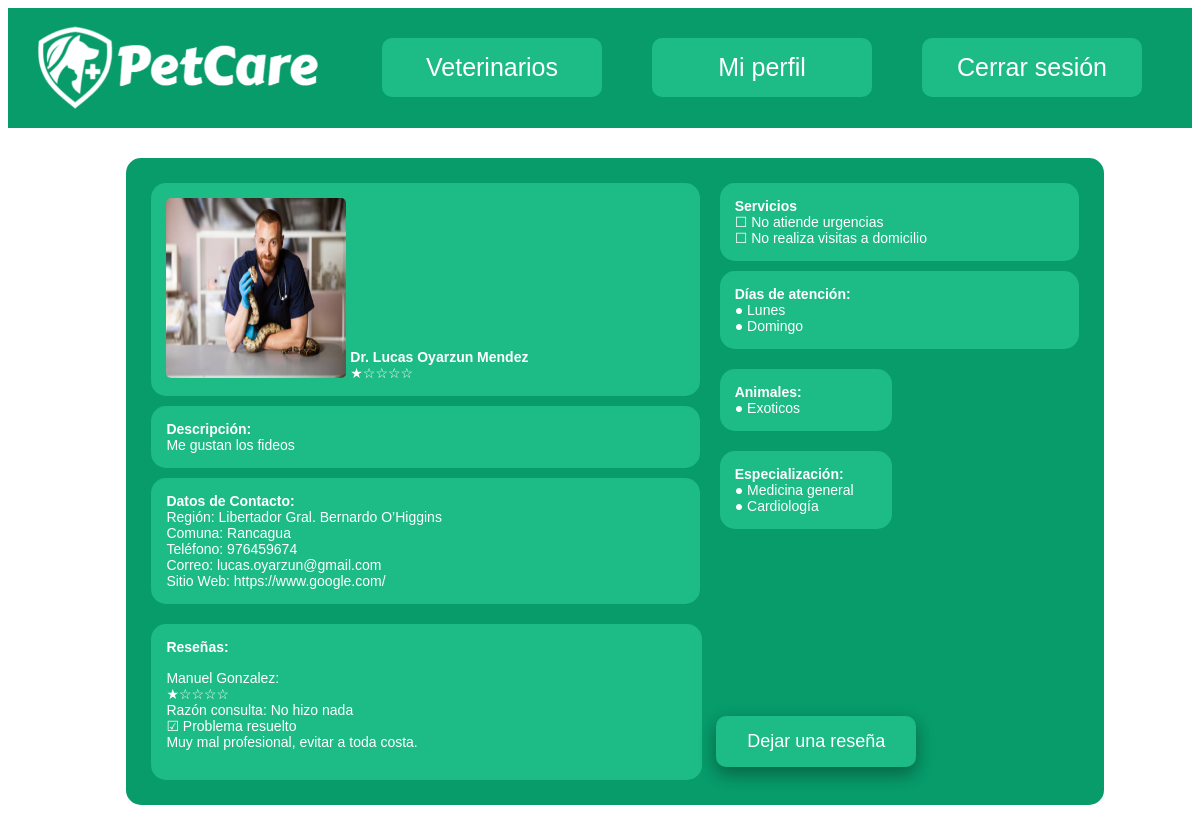
Screenshot of /perfil/2/ (signed in) with the database file from the repository.
### gestionVeterinarios/models.py (models this page shows, shortened)
class Veterinario(models.Model):
    pronombres_posibles = [('Dr.', 'Dr.'), ('Dra.','Dra.')]
    nombre = models.CharField(max_length=30)
    apellido = models.CharField(max_length=60)
    pronombre = models.CharField(max_length=5,choices=pronombres_posibles)
    descripcion = models.CharField(max_length=500, blank=True)
    foto = models.ImageField(upload_to='fotos', blank=True, null=True)
    nombre_consulta = models.CharField(max_length=80, blank=True)
    region = models.CharField(max_length=80)
    comuna = models.CharField(max_length=80)
    especialidad = models.CharField(max_length=80)
    animales = models.CharField(max_length=80)
    visitas_a_domicilio = models.BooleanField()
    urgencias = models.BooleanField()
    horario_atencion = models.CharField(max_length=300)
    telefono = models.IntegerField(blank=True, null=True)
    email = models.EmailField()
    pagina_web = models.CharField(max_length=150, blank=True)

class Reseña(models.Model):
    id_veterinario = models.ForeignKey(Veterinario, related_name='Veterinario', on_delete=models.CASCADE, null=True)
    nombre = models.CharField(max_length=30)
    evaluacion = models.FloatField()
    problema_resuelto = models.BooleanField()
    razon_consulta = models.CharField(max_length=50)
    comentario = models.CharField(max_length=600, blank=True)

### gestionVeterinarios/views.py (the view)
# urls.py: path('perfil/<id_vet>/', views.perfil, name="perfil_vet"),
def perfil(request, id_vet):
    if request.method == "GET":
        veterinario=Veterinario.objects.get(id=id_vet)
        region = reg[veterinario.region]
        horario = veterinario.horario_atencion
        dias = horario.split(';')
        stringAnimales = veterinario.animales
        animales = stringAnimales.split(';')
        stringEspecialidades = veterinario.especialidad
        especialidades = stringEspecialidades.split(';')
        evaluaciones = Reseña.objects.filter(id_veterinario_id=id_vet)
        prom_evaluacion = Reseña.objects.raw('''
        SELECT id, AVG(evaluacion) as prom
        FROM gestionVeterinarios_reseña
        WHERE id_veterinario_id = %s
        ''' % id_vet)
        if request.user.is_authenticated:
            user_vet_id = int(request.user.veterinario.id)
            return render(request, "gestionVeterinarios/perfildoc.html", {"veterinario":veterinario, "evaluaciones":evaluaciones, "prom_evaluacion": prom_evaluacion, "dias": dias, "animales":animales, "region":region, "especialidades": especialidades, "user_vet_id": user_vet_id})
        else:
            return render(request, "gestionVeterinarios/perfildoc.html", {"veterinario":veterinario, "evaluaciones":evaluaciones, "prom_evaluacion": prom_evaluacion, "dias": dias, "animales":animales, "region":region, "especialidades": especialidades, "user_vet_id": None})

### gestionVeterinarios/templates/gestionVeterinarios/perfildoc.html (shortened to what this page needs)
<html>
    <head>
    </head>
    <body>
        {% include  "gestionVeterinarios/barra.html" %}
        {% load static %}
        <div class="mainBody">
            <div class="topdiv">
                <div class='leftdiv'>
                    <div class="caja">
                        <div class='textbox'>
                        {% if veterinario.foto%}
                            <img id="myImg" alt="{{veterinario.pronombre}} {{veterinario.nombre}} {{veterinario.apellido}}" src="{{ veterinario.foto.url }}" width="180" height="180">
                        {% endif %}
                        </div>
                        <div class='textbox'>
                            <div><b>{{veterinario.pronombre}} {{veterinario.nombre}} {{veterinario.apellido}}</b></div>
                            {% for prom in prom_evaluacion %}
                            {% if prom.prom %}
                                {% if prom.prom <= 1.5 %}
                                <div class="estrellas">&#9733;&#9734;&#9734;&#9734;&#9734;</div>
                                {% elif prom.prom <= 2.5 %}
                                <div class="estrellas">&#9733;&#9733;&#9734;&#9734;&#9734;</div>
                                {% elif prom.prom <= 3.5 %}
                                <div class="estrellas">&#9733;&#9733;&#9733;&#9734;&#9734;</div>
                                {% elif prom.prom <= 4.5 %}
                                <div class="estrellas">&#9733;&#9733;&#9733;&#9733;&#9734;</div>
                                {% else %}
                                <div class="estrellas">&#9733;&#9733;&#9733;&#9733;&#9733;</div>
                                {% endif %}
                            {% else %}
                            <p>No hay evaluaciones</p>
                            {% endif %}
                            {% endfor %}
                        </div>
                    </div>
                    <div class="caja">
                        <div><b>Descripción:</b></div>
                        <div>{{veterinario.descripcion}}</div>
                    </div>
                    <div class="caja">
                        <div><b>Datos de Contacto:</b></div>
                        <div>Región: {{region}}</div>
                        <div>Comuna: {{veterinario.comuna}}</div>
                        <div>Teléfono: {{veterinario.telefono}}</div>
                        <div>Correo: {{veterinario.email}}</div>
                        <div>Sitio Web: {{veterinario.pagina_web}}</div>
                    </div>
                </div>
                <div class="rightdiv">
                    <div class="caja">
                        <div><b>Servicios</b></div>
                            {% if veterinario.urgencias %}
                                <div>&#x2611; Atiende urgencias</div>
                            {% else %}
                                <div>&#x2610; No atiende urgencias</div>
                            {% endif %}
                            {% if veterinario.visitas_a_domicilio %}
                                <div>&#x2611; Realiza visitas a domicilio</div>
                            {% else %}
                                <div>&#x2610; No realiza visitas a domicilio</div>
                            {% endif %}
                        </div>
                    <div class="caja">
                        <div><b>Días de atención:</b></div>
                        {% for dia in dias %}
                        <div>&#9679; {{dia}}</div>
                        {% endfor %}
                    </div>
                    <div class="bottomDiv">
                        <div class="caja bottombox">
                            <div><b>Animales:</b></div>
                            {% for animal in animales %}
                            <div>&#9679; {{animal}}</div>
                            {% endfor %}
                        </div>
                        <div class="caja bottombox">
                            <div><b>Especialización:</b></div>
                            {% for especialidad in especialidades %}
                            <div>&#9679; {{especialidad}}</div>
                            {% endfor %}
                        </div>
                    </div>
                </div>
            </div>
            <div>
                <div class="caja reviews">
                    <div><b>Reseñas:</b></div>
                        {% for evaluacion in evaluaciones %}
                            <div class="resena">
                                <div>{{evaluacion.nombre}}: </div>
                                {% if evaluacion.evaluacion < 1.5 %}
                                <div class="estrellas">&#9733;&#9734;&#9734;&#9734;&#9734;</div>
                                {% elif evaluacion.evaluacion < 2.5 %}
                                <div class="estrellas">&#9733;&#9733;&#9734;&#9734;&#9734;</div>
                                {% elif evaluacion.evaluacion < 3.5 %}
                                <div class="estrellas">&#9733;&#9733;&#9733;&#9734;&#9734;</div>
                                {% elif evaluacion.evaluacion < 4.5 %}
                                <div class="estrellas">&#9733;&#9733;&#9733;&#9733;&#9734;</div>
                                {% else %}
                                <div class="estrellas">&#9733;&#9733;&#9733;&#9733;&#9733;</div>
                                {% endif %}
                                <div>Razón consulta: {{evaluacion.razon_consulta}} </div>
                                    {% if evaluacion.problema_resuelto %}
                                    <div>&#x2611; Problema resuelto</div>
                                    {% else %}
                                    <div>&#x2610; Problema no resuelto</div>
                                    {% endif %}
                                <div>{{evaluacion.comentario}}</div>
                            </div>
                        {% endfor %}
                </div>
                <div class="textbox">
                    <div>
                        {% if user_vet_id == veterinario.id%}
                        <a href="{% url 'edit_vet' %}"><button class="edit_button">Editar mis datos</button></a>
                        {% else %}
                        <a href="{% url 'eval_vet' veterinario.id %}"><button class="review_button">Dejar una reseña</button></a>
                        {% endif %}
                </div>
            </div>
        </div>
    </body>
</html>

### gestionVeterinarios/templates/gestionVeterinarios/perfildoc.html (style rules this page uses)
.caja { background-color: rgb(29, 187, 134); border-radius: 15px; margin-left: 10px; margin-right: 10px; padding-top: 15px; padding-bottom: 15px; padding-right: 15px; padding-left: 15px; margin-top: 10px; margin-bottom: 10px; color: white; font-family: sans-serif; font-size: 14; }
.leftdiv { float:left; width: 60%; }
.textbox { display: inline-block; }
.rightdiv { width: 40%; float: left; }
.bottombox { width: 37.5%; display: inline-block; }
.reviews { width: 55%; display: inline-block; }
.mainbody { align-items: center; background-color: #089c6b; width: 80%; margin-left: 10%; margin-top: 30px; border-radius: 15px; padding-top: 15px; padding-bottom: 15px; padding-left: 15px; padding-right: 15px; }
.review_button { cursor: pointer; border-radius: 10px; padding: 15px 20px; background-color: rgb(29, 187, 134); box-shadow: 0 8px 16px 0 rgba(0,0,0,0.2), 0 6px 20px 0 rgba(0,0,0,0.19); border: none; color: white; font-size: 16px; transition-duration: 0.4s; width: 200px; font-size: 18; font-weight: 60; font-family: sans-serif; display: inline; }
a { text-decoration: none; }
.resena { margin-top: 15px; margin-bottom: 15px; }
#myImg { border-radius: 5px; cursor: pointer; transition: 0.3s; }

### rows the page displays
Veterinario: foto (picture), pronombre "Dr.", nombre "Lucas", apellido "Oyarzun Mendez", descripcion "Me gustan los fideos", comuna "Rancagua", telefono "976459674", email "lucas.oyarzun@gmail.com", pagina_web "https://www.google.com/", animales "Exoticos"
Reseña: nombre "Manuel Gonzalez", razon_consulta "No hizo nada", problema_resuelto "☑ Problema resuelto", comentario "Muy mal profesional, evitar a toda costa."

### other values shown
{{ region }} "Libertador Gral. Bernardo O’Higgins"
{{ dia }} "Lunes" "Domingo"
{{ especialidad }} "Medicina general" "Cardiología"
